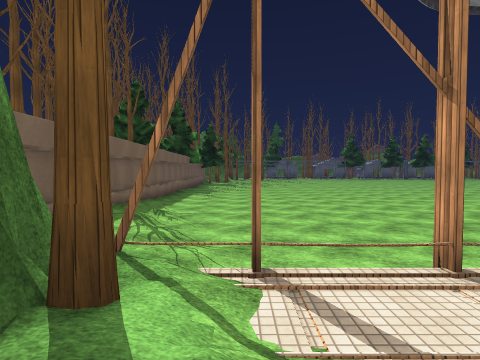
view 1 (above)

24 first-person views from a walk through a scene from a Unity 3-D project. The camera is 1.4 m above the floor, tilts 2° down and sees 80° across. The floor is counted in squares, 1.9 m on a side. Each view is taken from the middle of a square. On the plan, view 1 faces up. The plan holds only what a view shows up to about 10 squares ahead; the rest is blank. The place goes on beyond the plan. The player character is not drawn. Some animated figures are not drawn. Surface patterns are stand-ins for the level's own textures.

view 2
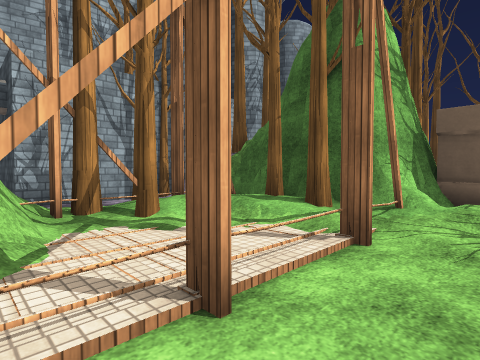

view 3
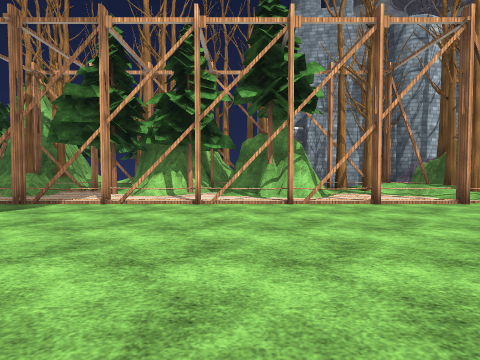

view 4
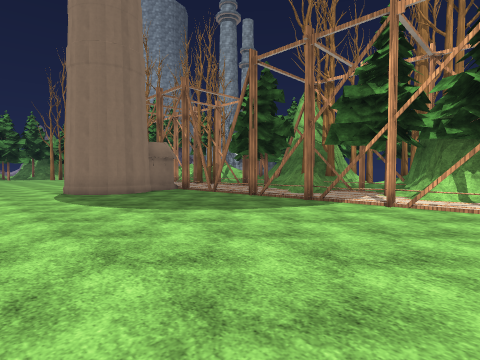

view 5
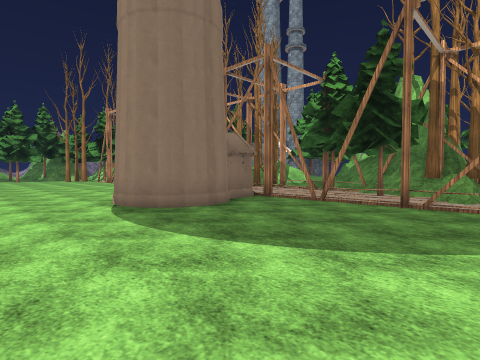

view 6
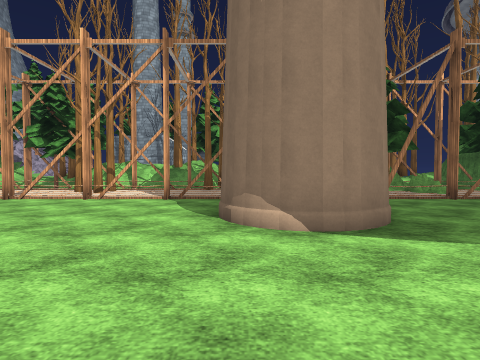

view 7
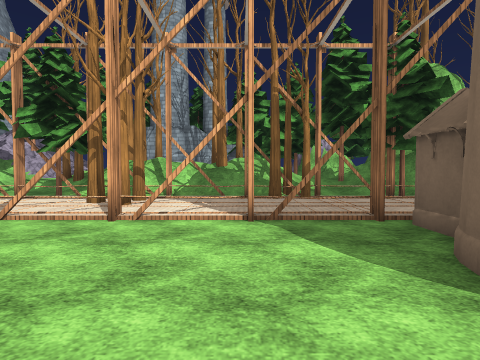

view 8
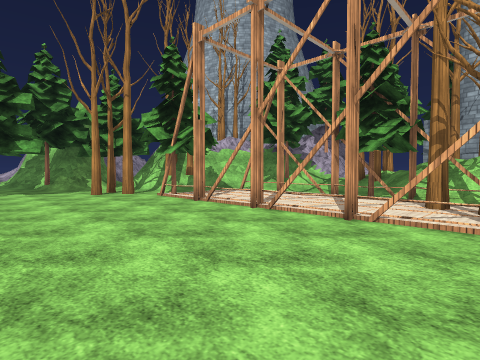

view 9
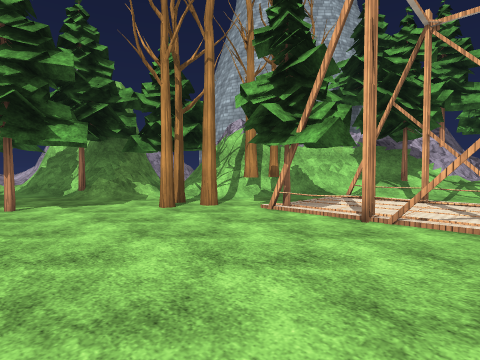

view 10
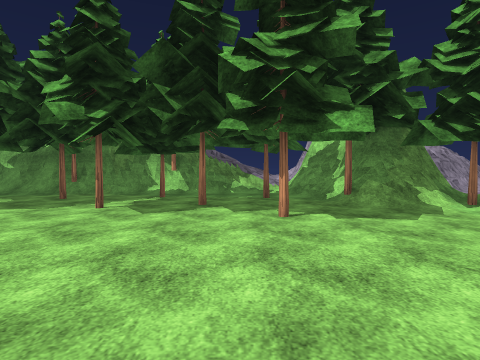

view 11
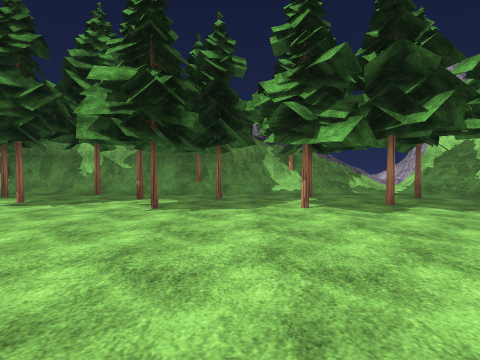

view 12
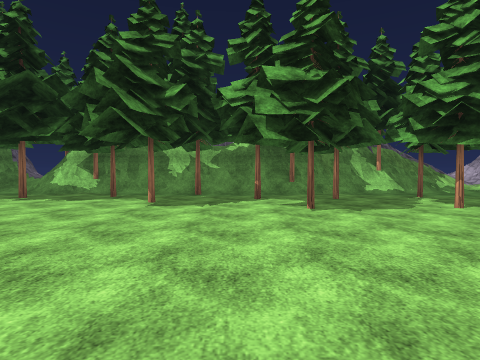

view 13
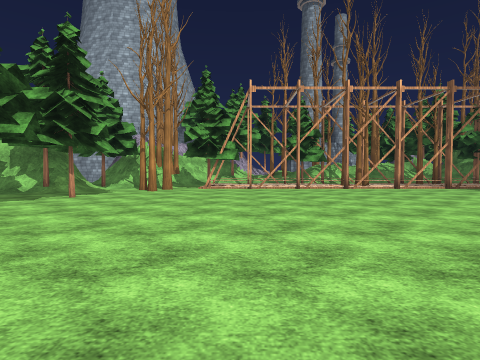

view 14
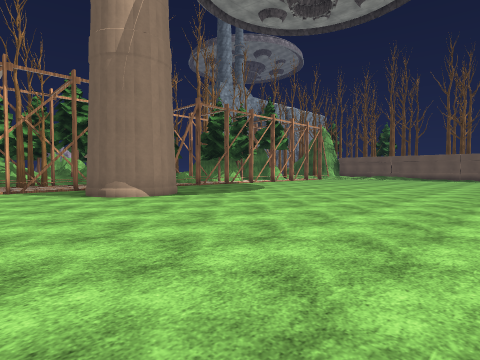

view 15
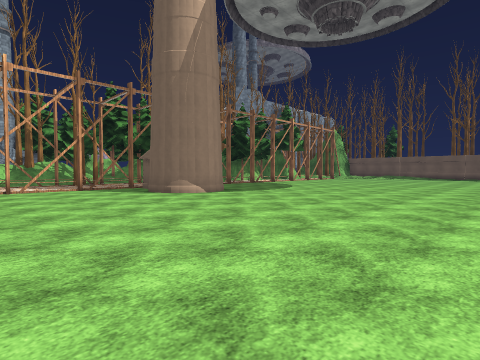

view 16
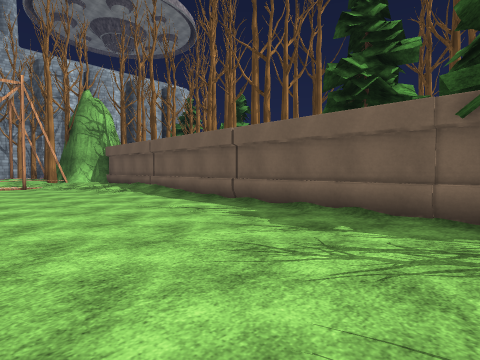

view 17
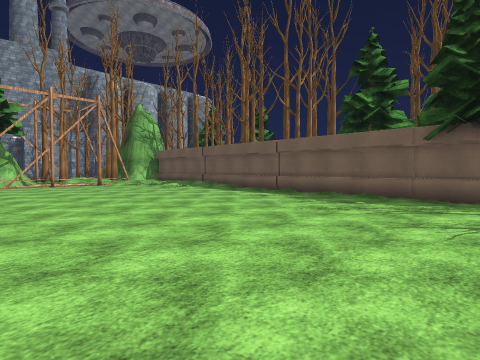

view 18
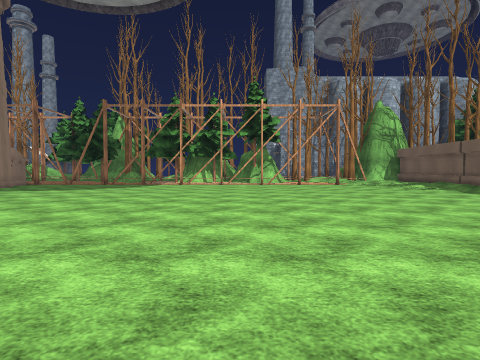

view 19
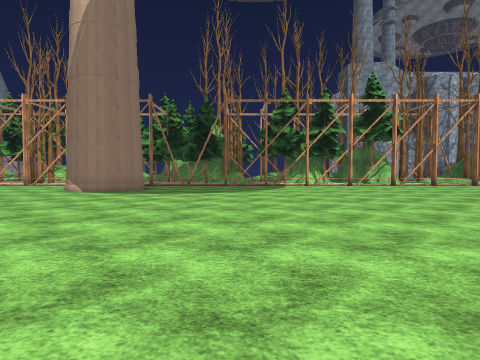

view 20
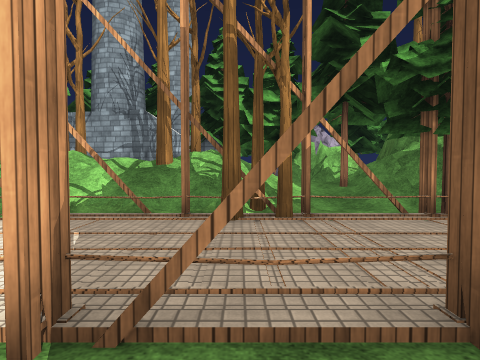

view 21
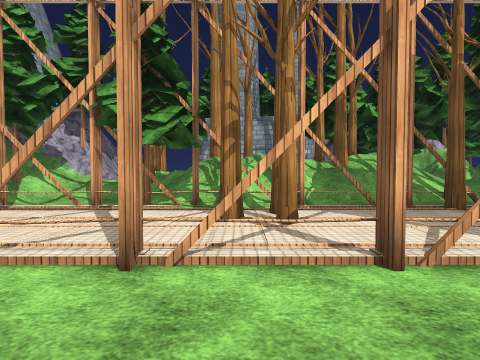

view 22
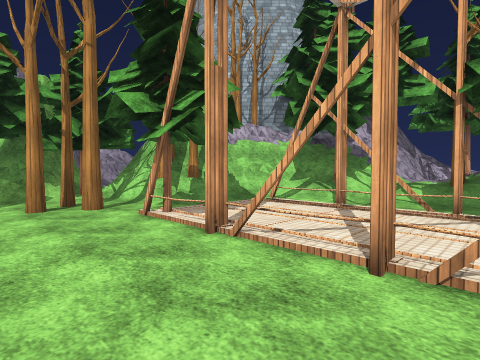

view 23
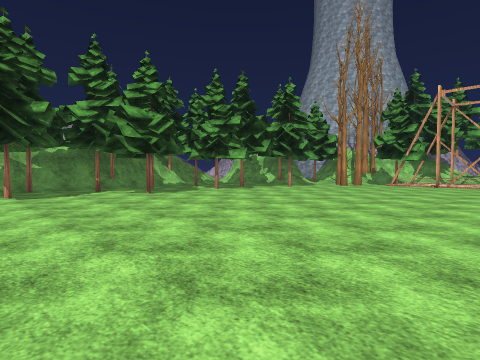

view 24
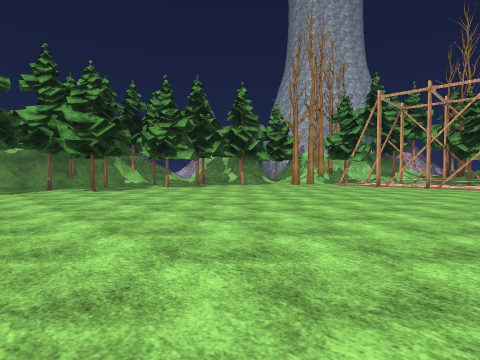

### Floor plan
Key: @ floor where view 1 was taken; # wall or solid block; x gap in a wall; . main floor; : floor 1.25 m higher than the main floor; / step, stairs or slope; = window, fence, low wall or low ledge; T tree; H house; O other object.
Columns run from 5 left of view 1 to 38 right of it. Each row starts with its distance up from view 1.
 17   O  ......                  ...........T.#
 16  TT.........    .          ............T. #
 15 TTO..........  ...         ..............T#
 14 TTO................ ...................T./#
 13 T O.................................. T../T
 12 T O....................................T.T#
 11  TO....................................../#
 10  TO...................................#../#T
  9   O/.................................T..T/TT
  8   O/..................................T../#
  7   O/....................................../
  6   O/................##H.............T#..T./
  5 TTO/................#.#...............///##
  4 TTO//................H.............T..T###
  3   ####///...#..#.#...H##.#.#..#..#.T..##
  2    #T/.x/........................T../TT#
  1    ##/. #T..##..=.T.T.....#T.......T####
  0    ##@TT#####T/#//T/T.#T.###..#./#/##
 -1     ##TT ###TT  T##T/.#T####TT..//##
 -2      #.  ##       ##:#///T #TT//#T#
 -3      ###  OO       #T/T TT T TT/###
 -4        #           ###  ///   //##
 -5        #            ##  T####  ##
 -6        #             O      T TT#

Where each view was taken, in squares from view 1:
view 1: 0 up, 0 right, facing up
view 2: 4 up, 3 right, facing down-left
view 3: 9 up, 5 right, facing down
view 4: 9 up, 6 right, facing down-right
view 5: 9 up, 10 right, facing down-right
view 6: 10 up, 17 right, facing down
view 7: 7 up, 19 right, facing down
view 8: 7 up, 21 right, facing down-right
view 9: 7 up, 25 right, facing down-right
view 10: 7 up, 27 right, facing right
view 11: 11 up, 27 right, facing right
view 12: 14 up, 27 right, facing right
view 13: 14 up, 27 right, facing down
view 14: 14 up, 20 right, facing down-left
view 15: 14 up, 22 right, facing down-left
view 16: 16 up, 2 right, facing down-left
view 17: 17 up, 5 right, facing down-left
view 18: 17 up, 5 right, facing down
view 19: 16 up, 11 right, facing down
view 20: 4 up, 18 right, facing down
view 21: 5 up, 22 right, facing down
view 22: 5 up, 24 right, facing down-right
view 23: 17 up, 24 right, facing down-right
view 24: 16 up, 22 right, facing down-right
